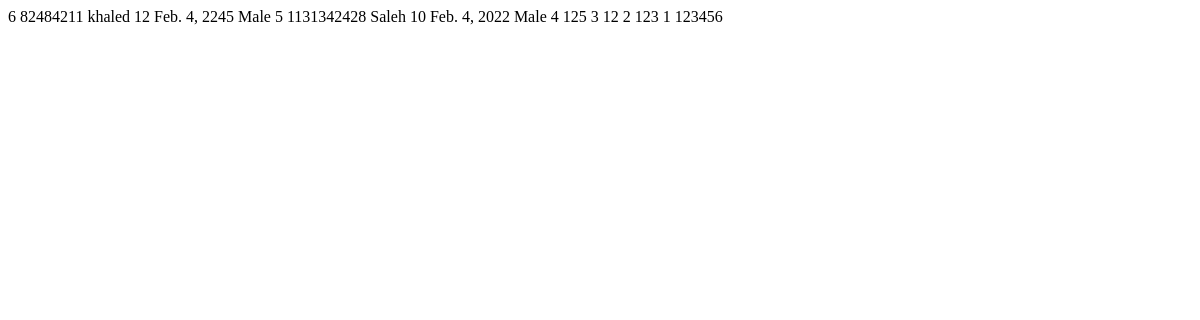
/aujnjmciejidwwwenixasi/ (signed in), run on an earlier commit of the app's database.
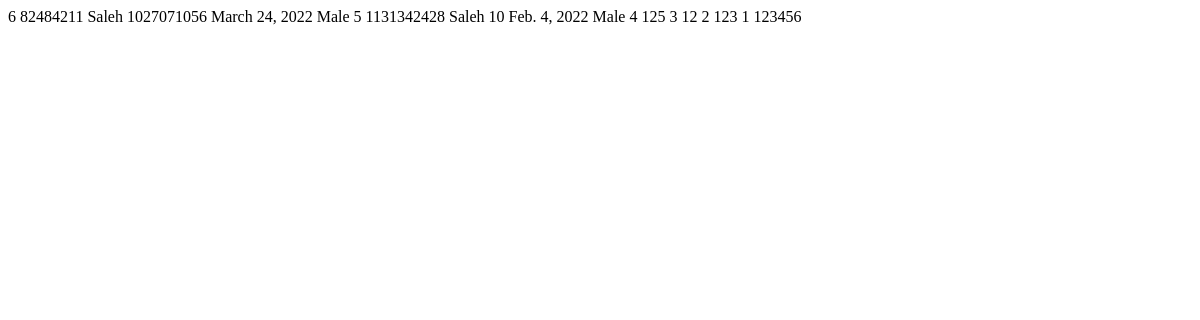
And on a later commit of the database.
### attendance/models.py (models this page shows, shortened)
class Student(models.Model):
	card_id = models.IntegerField()
	name = models.CharField(max_length=50, blank=True, null=True)
	dob = models.DateField(blank=True, null=True)
	phone = models.IntegerField(blank=True, null=True)
	sex = models.CharField(max_length=7, blank=True, null=True)
	email = models.EmailField(blank=True, null=True)
	address = models.CharField(max_length=100, blank=True, null=True)

### attendance/views.py (the view)
def manage1(request):
	users = Student.objects.all()
	us = []
	for user in users:
		us.append(user)
	us.reverse()
	global stat
	userset = {'users': us}
	stat = ''
	return render(request, 'attendance/allusers.html', userset)

### project/Middleware.py (called while the page is built)
	def __call__(self, request):
		response = self.get_response(request)
		if not request.user.is_authenticated and "/login/" not in request.path:
			return redirect('login')
		return response

### templates/attendance/allusers.html
    {% for user in users %}
    {% if user.id %}
    <TR>
        <TD>{{ user.id}}</TD>
        <TD>{{ user.card_id}}</TD>
        {% if user.name %}
        <TD>{{ user.name}}</TD>
        <TD>{{ user.phone}}</TD>
        <TD>{{ user.dob}}</TD>
        <TD>{{ user.sex}}</TD>
        {% else %}
        <TD></TD>
        <TD></TD>
        <TD></TD>
        {% endif %}
    </TR>
    {% endif %}
    {% endfor %}

What changed in the data, as far as the page shows it:
changed Student id 6: name "khaled" → "Saleh"; phone "12" → "1027071056"; dob "Feb. 4, 2245" → "March 24, 2022"
